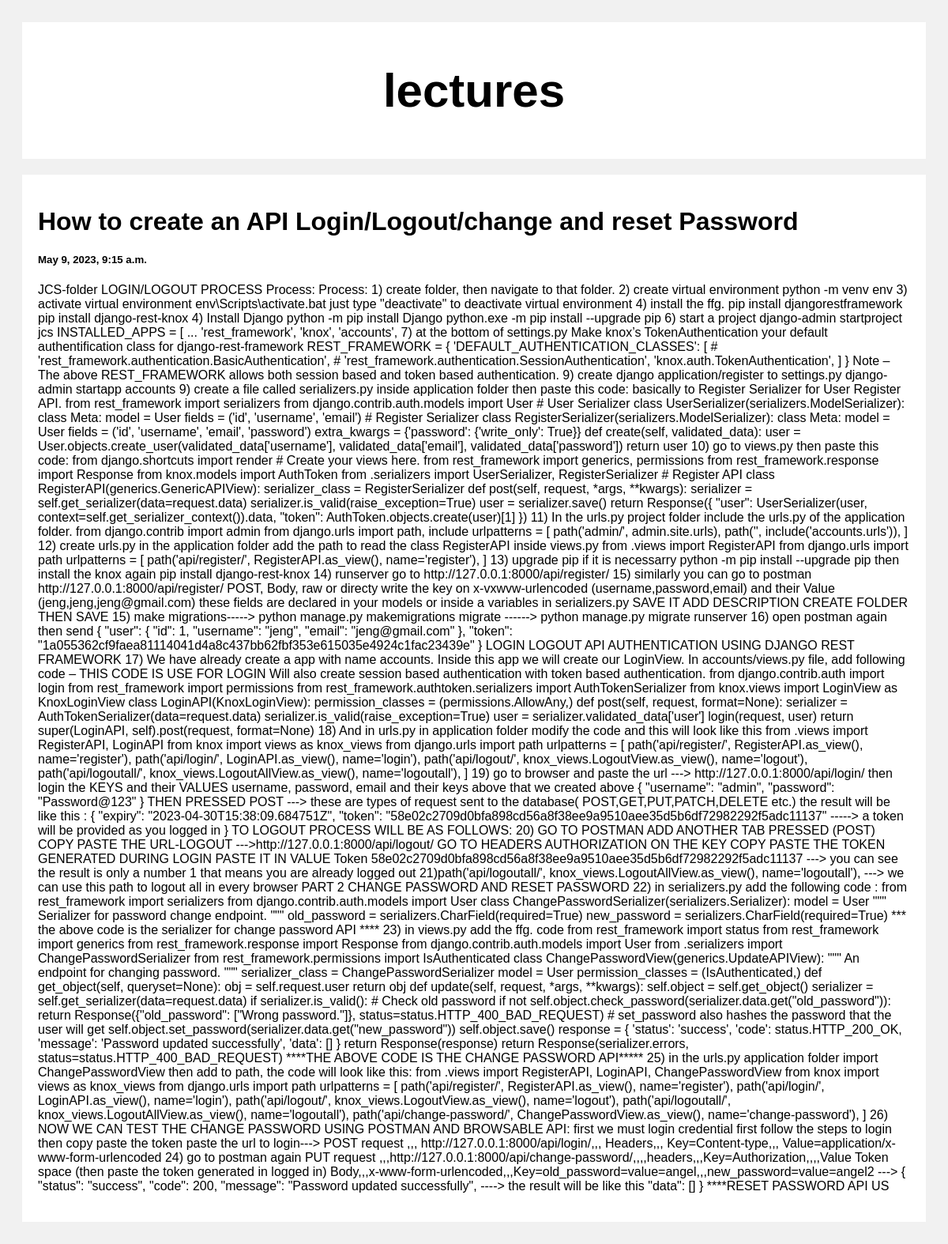
/post/1, run on the app's committed database.
### posts/models.py (models this page shows)
class Post(models.Model):
    title = models.CharField(max_length=100)
    body = models.CharField(max_length= 10000)
    created_at = models.DateTimeField(default=datetime.now,blank=True)

### posts/views.py (the view)
# urls.py: path('post/<str:pk>', views.post, name='post')
def post(request, pk):
    posts= Post.objects.get(id=pk)
    return render(request, 'posts.html', {'posts': posts})

### templates/posts.html (shortened to what this page needs)
<!DOCTYPE html>
<html>
<head>
</head>
<body>
<div class="header">
  <h2>lectures</h2>
</div>
<div class="row">
  <div class="leftcolumn">
    <div class="card">
        <h1>{{posts.title}}</h1>
        <h5>{{posts.created_at}}</h5>
        <p>{{posts.body}}</p>
    </div>
   </div>
</div>
</body>
</html>

### templates/posts.html (style rules this page uses)
* { box-sizing: border-box; }
body { font-family: Arial; padding: 20px; background: #f1f1f1; }
.header { padding: 2px; font-size: 40px; text-align: center; background: white; }
.leftcolumn { float: left; width: 100%; }
.card { background-color: white; padding: 20px; margin-top: 20px; }
.row:after { content: ""; display: table; clear: both; }

### data on the page
Post: title "How to create an API Login/Logout/change and reset Password", created_at "May 9, 2023, 9:15 a.m.", body "JCS-folder LOGIN/LOGOUT PROCESS Process: Process: 1) create folder, then navigate to that folder. 2) create virtual environment python -m venv env 3) activate virtual environment env\\Scripts\\activate.bat just type \"deactivate\" to deactivate virtual environment 4) install the ffg. pip install djangorestframework pip install django-rest-knox 4) Install Django python -m pip install Django python.exe -m pip install --upgrade pip 6) start a project django-admin startproject jcs INSTALLED_APPS = [ ... 'rest_framework', 'knox', 'accounts', 7) at the bottom of settings.py Make knox’s TokenAuthentication your default authentification class for django-rest-framework REST_FRAMEWORK = {…"
